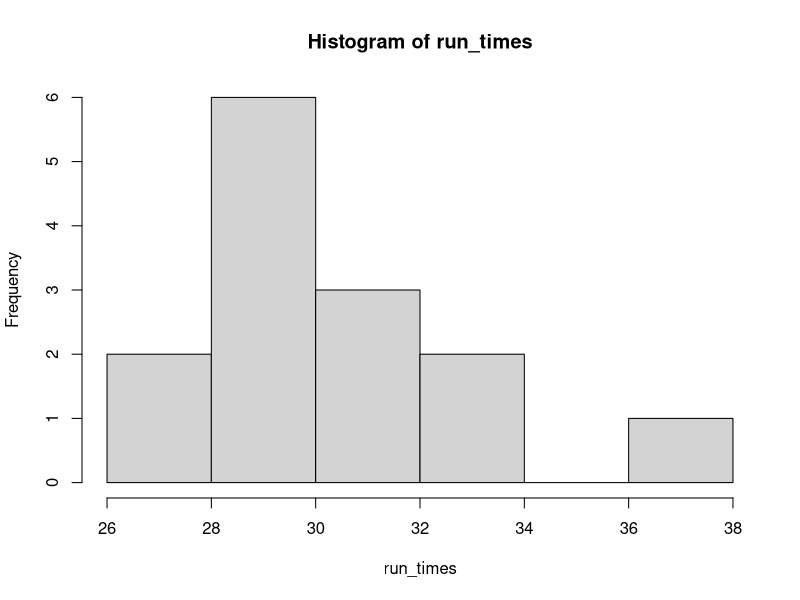
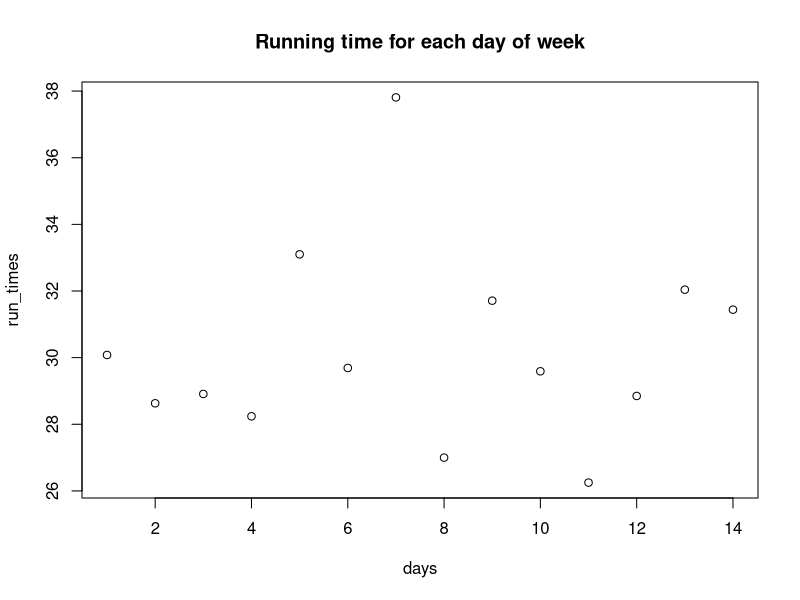
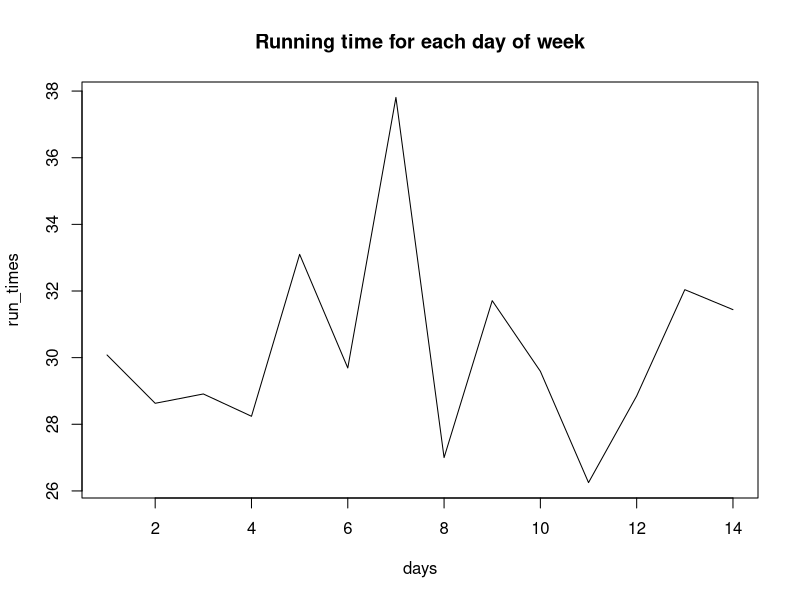
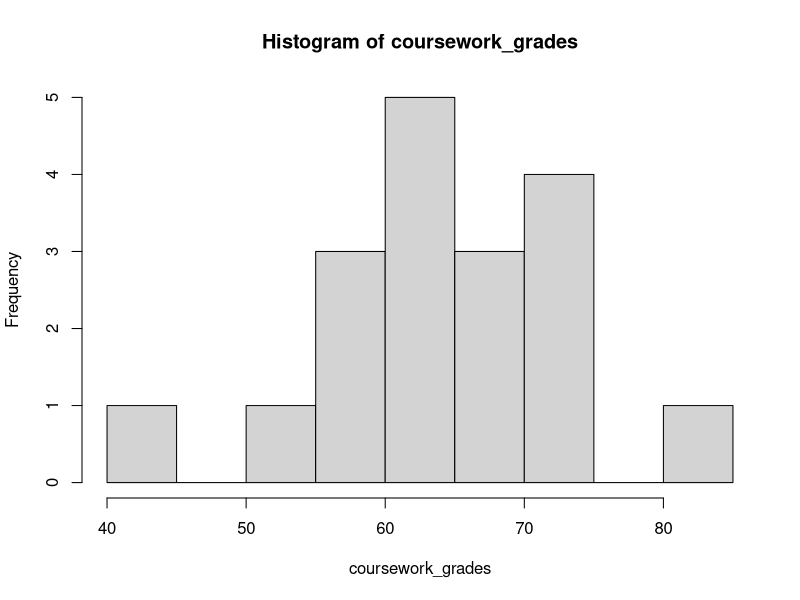
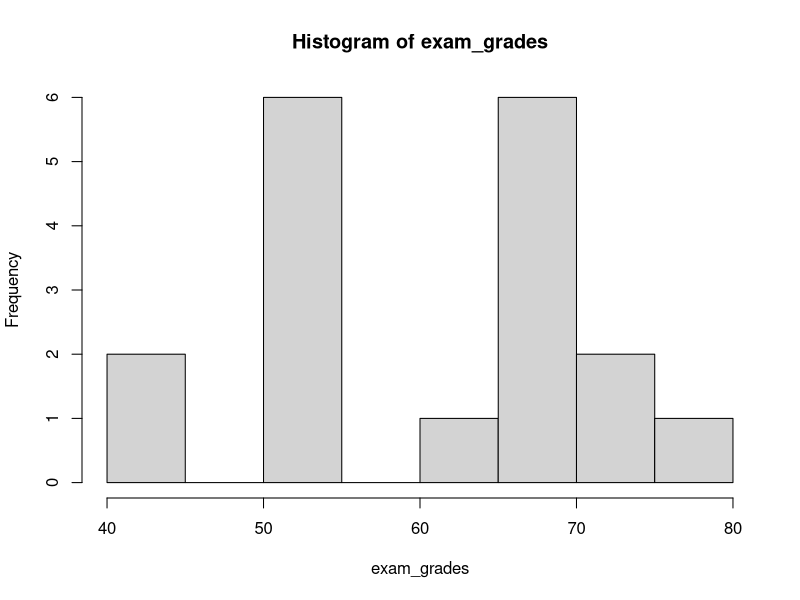
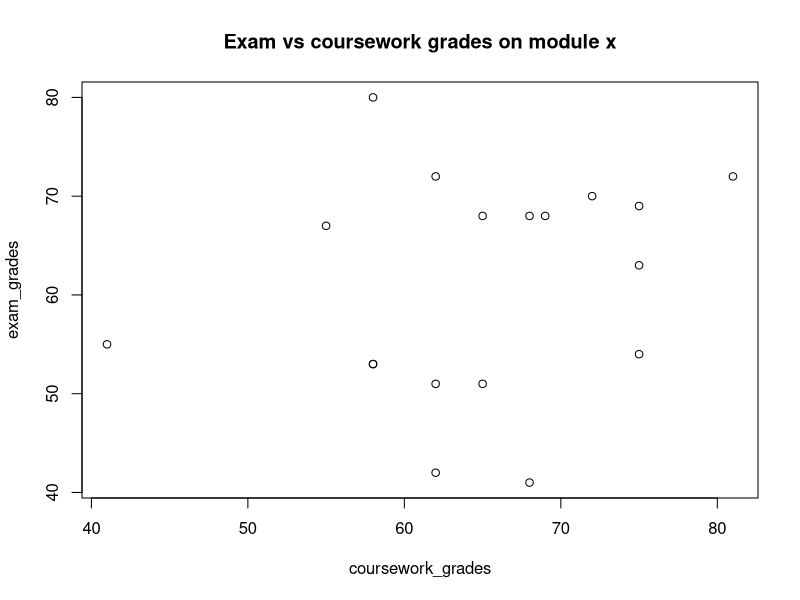

Write the R code that produced these figures, in order.
## ---- chunk 1
vect1 <- c(1,6,19,4,9)
vect1
## ---- chunk 2
x <- 30
vect2 <- c(vect1, 22, 7, x)
vect2
## ---- chunk 3
vect3 <- 5:10
vect3
## ---- chunk 4
vect3/5
## ---- chunk 5
# your code here
x <- 8:14
x <- x + 5
x
y <- c(34, 55, 13, 71, 98, 43, 25)
y <- y - 12
y
x * y
## ---- chunk 6
# running times (mins)
run_times <- c(31, 50, 15, 19, 23, 34, 9)
# mean running time
aveRun <- mean(run_times)
aveRun
# tidy up result
aveRun <- round(aveRun, digits = 2)
aveRun
## ---- chunk 7
# your code here
# steps
steps <- seq(1000, 12000, by = 500)
# total steps
sum(steps)
# median steps
median(steps)
## ---- chunk 8
run_times <- c(30.08, 28.63, 28.91, 28.24, 33.10, 29.69, 37.81,
               27.00, 31.71, 29.59, 26.25, 28.85, 32.04, 31.44)
hist(run_times)
## ---- chunk 9
days <- 1:14

plot(x = days, y = run_times,
     main = "Running time for each day of week")
## ---- chunk 10
plot(x = days, y = run_times,
     main = "Running time for each day of week",
     type = "l")
## ---- chunk 11
coursework_grades <- c(58, 68, 75, 75, 62, 62, 68, 55, 58, 62, 75, 58, 72, 65, 65, 41, 81, 69)
exam_grades <- c(80, 68, 63, 54, 42, 51, 41, 67, 53, 72, 69, 53, 70, 68, 51, 55, 72, 68)

# your code here
hist(coursework_grades)
hist(exam_grades)
plot(x = coursework_grades, y = exam_grades, 
     main = "Exam vs coursework grades on module x")
## ---- chunk 12
someNumbers <- c(4, 26, 11, 15, 18, 9, 3, 1)
# indexing the 6th element
someNumbers[6]
## ---- chunk 13
someNumbers[1:4]
## ---- chunk 14
someNumbers[-5:-7]
## ---- chunk 15
someNumbers[c(1,5,8)]
## ---- chunk 16
# vector with n coffee per day for two weeks
coffee <- c(3, 5, 4, 2, 3, 1, 1, 6, 2, 3, 2, 4, 2, 1)

# weeks
week_one <- coffee[1:7]
week_two <- coffee[8:15]

# your code here
# mean coffee per week
mean(week_one)
mean(week_two)

# fixing week two
length(week_one)
length(coffee)/2

# option 1
mean(week_two, na.rm = TRUE)

# option 2
mean(week_two[-8])

# option 3
weekTwo <- week_two[-8]
mean(week_two)
## ---- chunk 17
someNumbers <- c(4, 26, 11, 15, 18, 9, 3, 1)
someNumbers
# Change one item
someNumbers[8] <- 50
someNumbers
# Change multiple
someNumbers[1:3] <- c(19, 20, 21)
someNumbers
## ---- chunk 18
family_names <- c("Andrew", "Sam (Mum)", "Jules (Dad)", "Ash", "Robin")
family_heights <- c(1.95, 5.09, 1.65, 1.91, 186)
family_weights <- c(94, 9.135, 9.6075, 89, 81)

# your code here
# number index method
family_heights[2] <- family_heights[2] * 0.3048
family_heights[5] <- family_heights[5] / 100
family_weights[2:3] <- family_weights[2:3] * 6.35029318

# conditional index method 1 using numeric conditions
family_heights <- c(1.95, 5.09, 1.65, 1.91, 186)
family_weights <- c(94, 9.135, 9.6075, 89, 81)

family_heights[family_heights > 7] <- family_heights[family_heights > 7] / 100
family_heights[family_heights > 3 & family_heights < 7] <- family_heights[family_heights > 3 & family_heights < 7] * 0.3048
family_weights[family_weights < 40] <- family_weights[family_weights < 40] * 6.35029318

# conditional index method 2 using names
family_heights <- c(1.95, 5.09, 1.65, 1.91, 186)
family_weights <- c(94, 9.135, 9.6075, 89, 81)
names(family_heights) <- family_names # add names to the vector
names(family_weights) <- family_names 

family_heights[names(family_heights) == "Sam (Mum)"] <- family_heights[names(family_heights) == "Sam (Mum)"] * 0.3048
family_heights[names(family_heights) == "Robin"] <- family_heights[names(family_heights) == "Robin"] / 100
family_weights[names(family_weights) == "Sam (Mum)" | names(family_weights) == "Jules (Dad)"] <- 
  family_weights[names(family_weights) == "Sam (Mum)" | names(family_weights) == "Jules (Dad)"] * 6.35029318

# calculate bmi and the average bmi
family_bmi <- family_weights/(family_heights^2)
avg_bmi <- mean(family_bmi)

# add family names to family_bmi vector
names(family_bmi) <- family_names

# print outputs
family_bmi
avg_bmi
## ---- chunk 19
commute <- c(41, 33, 44, 52, 36, 39)
# enter your code here
# replicate
commute_est <- rep(commute, 4)
# average commute
aveCommute <- mean(commute_est)
aveCommute <- round(aveCommute, digits = 2)
aveCommute
# sorting
commute_sort <- sort(commute_est)
commute_sort
commute_sort[1:4] <- 37
# running ave again
aveCommute <- mean(commute_sort)
aveCommute
# testing functions
unique(commute_est)
sort(commute_est, decreasing = TRUE)
## ---- chunk 20
# add in appearance, goal and season data
appearances <- c(9,25,36,40,51,53,55,60,50,46,57,49,52,54,50,44)
goals <- c(1,8,17,16,38,47,53,73,60,41,58,41,54,45,51,31)
season <- c(2004,2005,2006,2007,2008,2009,2010,2011,2012,
            2013,2014,2015,2016,2017,2018,2019)

# work out appearance to goal ratio per season and total career ratio
goalRatio <- round(appearances/goals, digits = 2)
careerGoalRatio <- round(sum(appearances)/sum(goals), digits = 2)

# goal ratio per age band (teenager, 20's, 30's)
teenageGoalRatio <- goalRatio[1:3]
twentiesGoalRatio <- goalRatio[4:13]
thirtiesGoalRatio <- goalRatio[14:16]

# combine age band ratios to a vector
ageGoalRatio <- c(round(mean(teenageGoalRatio), digits = 2), 
              round(mean(twentiesGoalRatio), digits = 2),
              round(mean(thirtiesGoalRatio), digits = 2))

# which season had the worst goal ratio
season[which.max(goalRatio)]

# which season had the best goal ratio
season[which.min(goalRatio)]

# summary results
summary(goalRatio)
summary(ageGoalRatio)

# how many years playing to reach best goal ratio
season[which.min(goalRatio)] - season[1]

# print career ratio
careerGoalRatio
